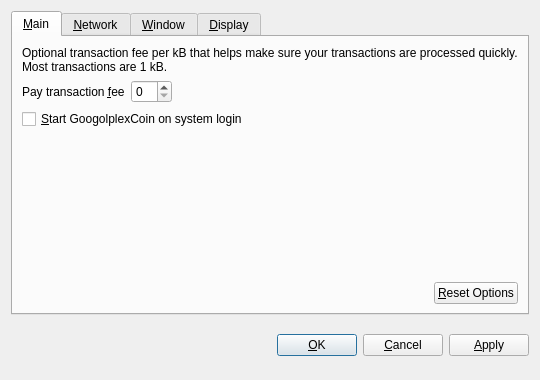
<?xml version="1.0" encoding="UTF-8"?>
<ui version="4.0">
 <class>OptionsDialog</class>
 <widget class="QDialog" name="OptionsDialog">
  <property name="geometry">
   <rect>
    <x>0</x>
    <y>0</y>
    <width>540</width>
    <height>380</height>
   </rect>
  </property>
  <property name="windowTitle">
   <string>Options</string>
  </property>
  <property name="modal">
   <bool>true</bool>
  </property>
  <layout class="QVBoxLayout" name="verticalLayout">
   <item>
    <widget class="QTabWidget" name="tabWidget">
     <property name="tabPosition">
      <enum>QTabWidget::North</enum>
     </property>
     <property name="currentIndex">
      <number>0</number>
     </property>
     <widget class="QWidget" name="tabMain">
      <attribute name="title">
       <string>&amp;Main</string>
      </attribute>
      <layout class="QVBoxLayout" name="verticalLayout_Main">
       <item>
        <widget class="QLabel" name="transactionFeeInfoLabel">
         <property name="text">
          <string>Optional transaction fee per kB that helps make sure your transactions are processed quickly. Most transactions are 1 kB.</string>
         </property>
         <property name="textFormat">
          <enum>Qt::PlainText</enum>
         </property>
         <property name="wordWrap">
          <bool>true</bool>
         </property>
        </widget>
       </item>
       <item>
        <layout class="QHBoxLayout" name="horizontalLayout_1_Main">
         <item>
          <widget class="QLabel" name="transactionFeeLabel">
           <property name="text">
            <string>Pay transaction &amp;fee</string>
           </property>
           <property name="textFormat">
            <enum>Qt::PlainText</enum>
           </property>
           <property name="buddy">
            <cstring>transactionFee</cstring>
           </property>
          </widget>
         </item>
         <item>
          <widget class="BitcoinAmountField" name="transactionFee"/>
         </item>
         <item>
          <spacer name="horizontalSpacer_1_Main">
           <property name="orientation">
            <enum>Qt::Horizontal</enum>
           </property>
           <property name="sizeHint" stdset="0">
            <size>
             <width>40</width>
             <height>20</height>
            </size>
           </property>
          </spacer>
         </item>
        </layout>
       </item>
       <item>
        <widget class="QCheckBox" name="bitcoinAtStartup">
         <property name="toolTip">
          <string>Automatically start GoogolplexCoin after logging in to the system.</string>
         </property>
         <property name="text">
          <string>&amp;Start GoogolplexCoin on system login</string>
         </property>
        </widget>
       </item>
       <item>
        <spacer name="verticalSpacer_Main">
         <property name="orientation">
          <enum>Qt::Vertical</enum>
         </property>
         <property name="sizeHint" stdset="0">
          <size>
           <width>20</width>
           <height>40</height>
          </size>
         </property>
        </spacer>
       </item>
       <item>
        <layout class="QHBoxLayout" name="horizontalLayout_2_Main">
         <item>
          <spacer name="horizontalSpacer_2_Main">
           <property name="orientation">
            <enum>Qt::Horizontal</enum>
           </property>
           <property name="sizeHint" stdset="0">
            <size>
             <width>40</width>
             <height>20</height>
            </size>
           </property>
          </spacer>
         </item>
         <item>
          <widget class="QPushButton" name="resetButton">
           <property name="toolTip">
            <string>Reset all client options to default.</string>
           </property>
           <property name="text">
            <string>&amp;Reset Options</string>
           </property>
           <property name="autoDefault">
            <bool>false</bool>
           </property>
          </widget>
         </item>
        </layout>
       </item>
      </layout>
     </widget>
     <widget class="QWidget" name="tabNetwork">
      <attribute name="title">
       <string>&amp;Network</string>
      </attribute>
      <layout class="QVBoxLayout" name="verticalLayout_Network">
       <item>
        <widget class="QCheckBox" name="mapPortUpnp">
         <property name="toolTip">
          <string>Automatically open the GoogolplexCoin client port on the router. This only works when your router supports UPnP and it is enabled.</string>
         </property>
         <property name="text">
          <string>Map port using &amp;UPnP</string>
         </property>
        </widget>
       </item>
       <item>
        <widget class="QCheckBox" name="connectSocks">
         <property name="toolTip">
          <string>Connect to the GoogolplexCoin network through a SOCKS proxy (e.g. when connecting through Tor).</string>
         </property>
         <property name="text">
          <string>&amp;Connect through SOCKS proxy:</string>
         </property>
        </widget>
       </item>
       <item>
        <layout class="QHBoxLayout" name="horizontalLayout_Network">
         <item>
          <widget class="QLabel" name="proxyIpLabel">
           <property name="text">
            <string>Proxy &amp;IP:</string>
           </property>
           <property name="textFormat">
            <enum>Qt::PlainText</enum>
           </property>
           <property name="buddy">
            <cstring>proxyIp</cstring>
           </property>
          </widget>
         </item>
         <item>
          <widget class="QValidatedLineEdit" name="proxyIp">
           <property name="maximumSize">
            <size>
             <width>140</width>
             <height>16777215</height>
            </size>
           </property>
           <property name="toolTip">
            <string>IP address of the proxy (e.g. 127.0.0.1)</string>
           </property>
          </widget>
         </item>
         <item>
          <widget class="QLabel" name="proxyPortLabel">
           <property name="text">
            <string>&amp;Port:</string>
           </property>
           <property name="textFormat">
            <enum>Qt::PlainText</enum>
           </property>
           <property name="buddy">
            <cstring>proxyPort</cstring>
           </property>
          </widget>
         </item>
         <item>
          <widget class="QLineEdit" name="proxyPort">
           <property name="maximumSize">
            <size>
             <width>55</width>
             <height>16777215</height>
            </size>
           </property>
           <property name="toolTip">
            <string>Port of the proxy (e.g. 9050)</string>
           </property>
          </widget>
         </item>
         <item>
          <widget class="QLabel" name="socksVersionLabel">
           <property name="text">
            <string>SOCKS &amp;Version:</string>
           </property>
           <property name="textFormat">
            <enum>Qt::PlainText</enum>
           </property>
           <property name="buddy">
            <cstring>socksVersion</cstring>
           </property>
          </widget>
         </item>
         <item>
          <widget class="QValueComboBox" name="socksVersion">
           <property name="toolTip">
            <string>SOCKS version of the proxy (e.g. 5)</string>
           </property>
          </widget>
         </item>
         <item>
          <spacer name="horizontalSpacer_Network">
           <property name="orientation">
            <enum>Qt::Horizontal</enum>
           </property>
           <property name="sizeHint" stdset="0">
            <size>
             <width>40</width>
             <height>20</height>
            </size>
           </property>
          </spacer>
         </item>
        </layout>
       </item>
       <item>
        <spacer name="verticalSpacer_Network">
         <property name="orientation">
          <enum>Qt::Vertical</enum>
         </property>
         <property name="sizeHint" stdset="0">
          <size>
           <width>20</width>
           <height>40</height>
          </size>
         </property>
        </spacer>
       </item>
      </layout>
     </widget>
     <widget class="QWidget" name="tabWindow">
      <attribute name="title">
       <string>&amp;Window</string>
      </attribute>
      <layout class="QVBoxLayout" name="verticalLayout_Window">
       <item>
        <widget class="QCheckBox" name="minimizeToTray">
         <property name="toolTip">
          <string>Show only a tray icon after minimizing the window.</string>
         </property>
         <property name="text">
          <string>&amp;Minimize to the tray instead of the taskbar</string>
         </property>
        </widget>
       </item>
       <item>
        <widget class="QCheckBox" name="minimizeOnClose">
         <property name="toolTip">
          <string>Minimize instead of exit the application when the window is closed. When this option is enabled, the application will be closed only after selecting Quit in the menu.</string>
         </property>
         <property name="text">
          <string>M&amp;inimize on close</string>
         </property>
        </widget>
       </item>
       <item>
        <spacer name="verticalSpacer_Window">
         <property name="orientation">
          <enum>Qt::Vertical</enum>
         </property>
         <property name="sizeHint" stdset="0">
          <size>
           <width>20</width>
           <height>40</height>
          </size>
         </property>
        </spacer>
       </item>
      </layout>
     </widget>
     <widget class="QWidget" name="tabDisplay">
      <attribute name="title">
       <string>&amp;Display</string>
      </attribute>
      <layout class="QVBoxLayout" name="verticalLayout_Display">
       <item>
        <layout class="QHBoxLayout" name="horizontalLayout_1_Display">
         <item>
          <widget class="QLabel" name="langLabel">
           <property name="text">
            <string>User Interface &amp;language:</string>
           </property>
           <property name="textFormat">
            <enum>Qt::PlainText</enum>
           </property>
           <property name="buddy">
            <cstring>lang</cstring>
           </property>
          </widget>
         </item>
         <item>
          <widget class="QValueComboBox" name="lang">
           <property name="toolTip">
            <string>The user interface language can be set here. This setting will take effect after restarting GoogolplexCoin.</string>
           </property>
          </widget>
         </item>
        </layout>
       </item>
       <item>
        <layout class="QHBoxLayout" name="horizontalLayout_2_Display">
         <item>
          <widget class="QLabel" name="unitLabel">
           <property name="text">
            <string>&amp;Unit to show amounts in:</string>
           </property>
           <property name="textFormat">
            <enum>Qt::PlainText</enum>
           </property>
           <property name="buddy">
            <cstring>unit</cstring>
           </property>
          </widget>
         </item>
         <item>
          <widget class="QValueComboBox" name="unit">
           <property name="toolTip">
            <string>Choose the default subdivision unit to show in the interface and when sending coins.</string>
           </property>
          </widget>
         </item>
        </layout>
       </item>
       <item>
        <widget class="QCheckBox" name="displayAddresses">
         <property name="toolTip">
          <string>Whether to show GoogolplexCoin addresses in the transaction list or not.</string>
         </property>
         <property name="text">
          <string>&amp;Display addresses in transaction list</string>
         </property>
        </widget>
       </item>
       <item>
        <widget class="QCheckBox" name="coinControlFeatures">
         <property name="toolTip">
          <string>Whether to show coin control features or not.</string>
         </property>
         <property name="text">
          <string>Display coin &amp;control features (experts only!)</string>
         </property>
        </widget>
       </item>
       <item>
        <spacer name="verticalSpacer_Display">
         <property name="orientation">
          <enum>Qt::Vertical</enum>
         </property>
         <property name="sizeHint" stdset="0">
          <size>
           <width>20</width>
           <height>40</height>
          </size>
         </property>
        </spacer>
       </item>
      </layout>
     </widget>
    </widget>
   </item>
   <item>
    <layout class="QHBoxLayout" name="horizontalLayout_Buttons">
     <item>
      <spacer name="horizontalSpacer_1">
       <property name="orientation">
        <enum>Qt::Horizontal</enum>
       </property>
       <property name="sizeHint" stdset="0">
        <size>
         <width>40</width>
         <height>48</height>
        </size>
       </property>
      </spacer>
     </item>
     <item>
      <widget class="QLabel" name="statusLabel">
       <property name="font">
        <font>
         <weight>75</weight>
         <bold>true</bold>
        </font>
       </property>
       <property name="text">
        <string/>
       </property>
       <property name="textFormat">
        <enum>Qt::PlainText</enum>
       </property>
       <property name="wordWrap">
        <bool>true</bool>
       </property>
      </widget>
     </item>
     <item>
      <spacer name="horizontalSpacer_2">
       <property name="orientation">
        <enum>Qt::Horizontal</enum>
       </property>
       <property name="sizeHint" stdset="0">
        <size>
         <width>40</width>
         <height>48</height>
        </size>
       </property>
      </spacer>
     </item>
     <item>
      <widget class="QPushButton" name="okButton">
       <property name="text">
        <string>&amp;OK</string>
       </property>
      </widget>
     </item>
     <item>
      <widget class="QPushButton" name="cancelButton">
       <property name="text">
        <string>&amp;Cancel</string>
       </property>
       <property name="autoDefault">
        <bool>false</bool>
       </property>
      </widget>
     </item>
     <item>
      <widget class="QPushButton" name="applyButton">
       <property name="text">
        <string>&amp;Apply</string>
       </property>
       <property name="autoDefault">
        <bool>false</bool>
       </property>
      </widget>
     </item>
    </layout>
   </item>
  </layout>
 </widget>
 <customwidgets>
  <customwidget>
   <class>BitcoinAmountField</class>
   <extends>QSpinBox</extends>
   <header>bitcoinamountfield.h</header>
  </customwidget>
  <customwidget>
   <class>QValueComboBox</class>
   <extends>QComboBox</extends>
   <header>qvaluecombobox.h</header>
  </customwidget>
  <customwidget>
   <class>QValidatedLineEdit</class>
   <extends>QLineEdit</extends>
   <header>qvalidatedlineedit.h</header>
  </customwidget>
 </customwidgets>
 <resources/>
 <connections/>
</ui>
